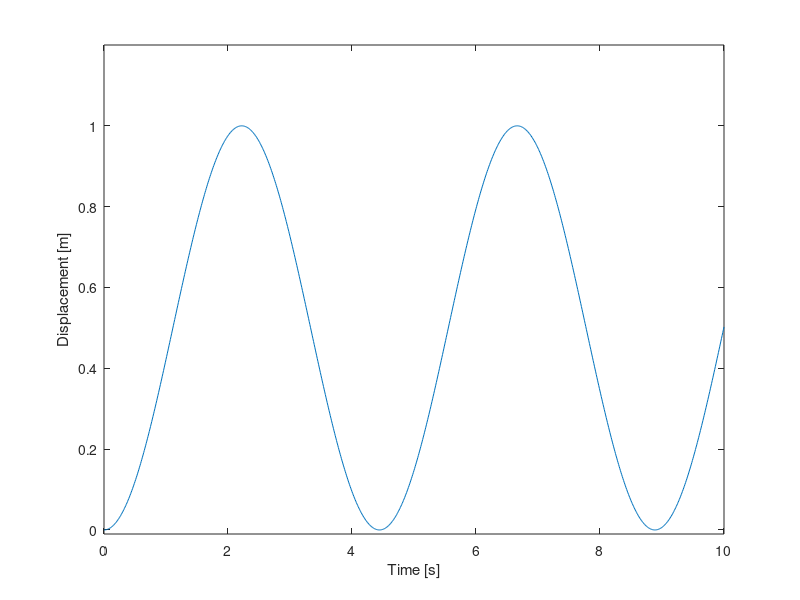

This figure's MATLAB source: (Note: this script raises an error after producing the figure.)

%Studio 01
%Gino Rospigliosi
%ENME462
%Section 0105
%%
%Method 1- Convolution Integral
clear all; clc
t = 0:0.01:10; % Time in Seconds with increments of 0.01
k = 2; % Spring Stiffness (N/m)
m = 1; % Mass [kg]
omega = sqrt(k/m); % radians/sec
x = (1/k) * (1 - cos(omega*t)); %Solution Response 
plot(t,x)
axis([0,10,-0.01,1.2])
xlabel 'Time [s]'
ylabel 'Displacement [m]'
%%
%Method 2- ODE Function
clear all; clc
x_o = [0,0];
t_o = 0;
t_f = 10;
[t,x] = ode45(@S_M_ODE,[t_o,t_f],x_o);
plot(t,x(:,1))
axis([0,10,-0.01,1.2])
xlabel 'Time [s]'
ylabel 'Displacement [m]'
%x1=x(t)
%x2=x prime(t)
function xp = S_M_ODE(t,x)
xp= zeros(2,1);
k = 2; % Spring Stiffness [N/m]
m = 1; % Mass [kg]
F = 1; %Unit Step Load, [N]
xp(1) = x(2); %%Differential Formula '(x1 prime)'
xp(2) = -k/m*x(1)+1/m*F; %Differential Formula '(x2 prime)'
end
%%
%Method 3- Simulink